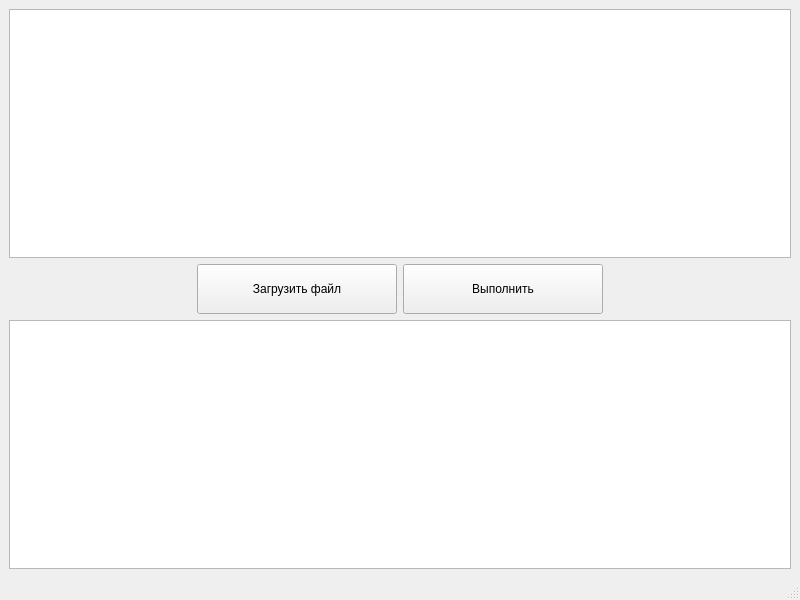
<?xml version="1.0" encoding="UTF-8"?>
<ui version="4.0">
 <class>MainWindow</class>
 <widget class="QMainWindow" name="MainWindow">
  <property name="geometry">
   <rect>
    <x>0</x>
    <y>0</y>
    <width>800</width>
    <height>600</height>
   </rect>
  </property>
  <property name="windowTitle">
   <string>MainWindow</string>
  </property>
  <widget class="QWidget" name="centralwidget">
   <layout class="QVBoxLayout" name="verticalLayout_2">
    <item>
     <widget class="QTextBrowser" name="inputText"/>
    </item>
    <item>
     <layout class="QHBoxLayout" name="horizontalLayout">
      <item>
       <spacer name="horizontalSpacer">
        <property name="orientation">
         <enum>Qt::Horizontal</enum>
        </property>
        <property name="sizeHint" stdset="0">
         <size>
          <width>40</width>
          <height>20</height>
         </size>
        </property>
       </spacer>
      </item>
      <item>
       <widget class="QPushButton" name="loadButton">
        <property name="minimumSize">
         <size>
          <width>200</width>
          <height>50</height>
         </size>
        </property>
        <property name="text">
         <string>Загрузить файл</string>
        </property>
       </widget>
      </item>
      <item>
       <widget class="QPushButton" name="processButton">
        <property name="minimumSize">
         <size>
          <width>200</width>
          <height>50</height>
         </size>
        </property>
        <property name="text">
         <string>Выполнить</string>
        </property>
       </widget>
      </item>
      <item>
       <spacer name="horizontalSpacer_2">
        <property name="orientation">
         <enum>Qt::Horizontal</enum>
        </property>
        <property name="sizeHint" stdset="0">
         <size>
          <width>40</width>
          <height>20</height>
         </size>
        </property>
       </spacer>
      </item>
     </layout>
    </item>
    <item>
     <widget class="QTextBrowser" name="outputText"/>
    </item>
   </layout>
  </widget>
  <widget class="QMenuBar" name="menubar">
   <property name="geometry">
    <rect>
     <x>0</x>
     <y>0</y>
     <width>800</width>
     <height>26</height>
    </rect>
   </property>
  </widget>
  <widget class="QStatusBar" name="statusbar"/>
 </widget>
 <resources/>
 <connections/>
</ui>
